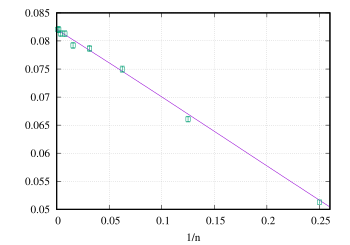

Generate this figure with gnuplot:
set xrange [0:0.26]
set grid
set xlabel "1/n"
mu = 0.75
sigma2 = 0.1875
sx = -0.09375
kx = 0.0820312
plot \
(1-x)*((1-3*x+3*x**2)*kx + (6*x-9*x**2)*sigma2**2) notitle, \
"< tail -10 ../../stat/bernoulli_distribution.op" u (1/$1):8:9 w e notitle pt 4
